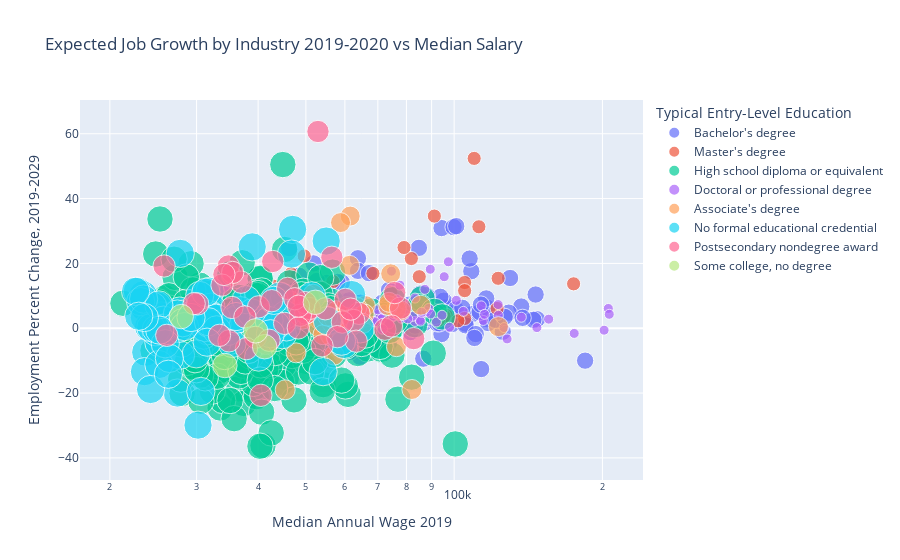

Source (notebook cell):
### Markdown cell above
Since, this is a large dataset, I will be using plotly for this scatter plot visualization. I inclued a drop down to take a look at more variables included in the data.

### Code cell
import plotly.express as px



fig = px.scatter(job_df2, x="Median Annual Wage 2019", y="Employment Percent Change, 2019-2029", log_x=True, 
                 title="Expected Job Growth by Industry 2019-2020 vs Median Salary",
                 hover_name="Occupation Title", hover_data=["Work Experience in a Related Occupation",
                                                            "Employment Percent Change, 2019-2029"],
                 color= "Typical Entry-Level Education", size="Education Code")


fig.show()
